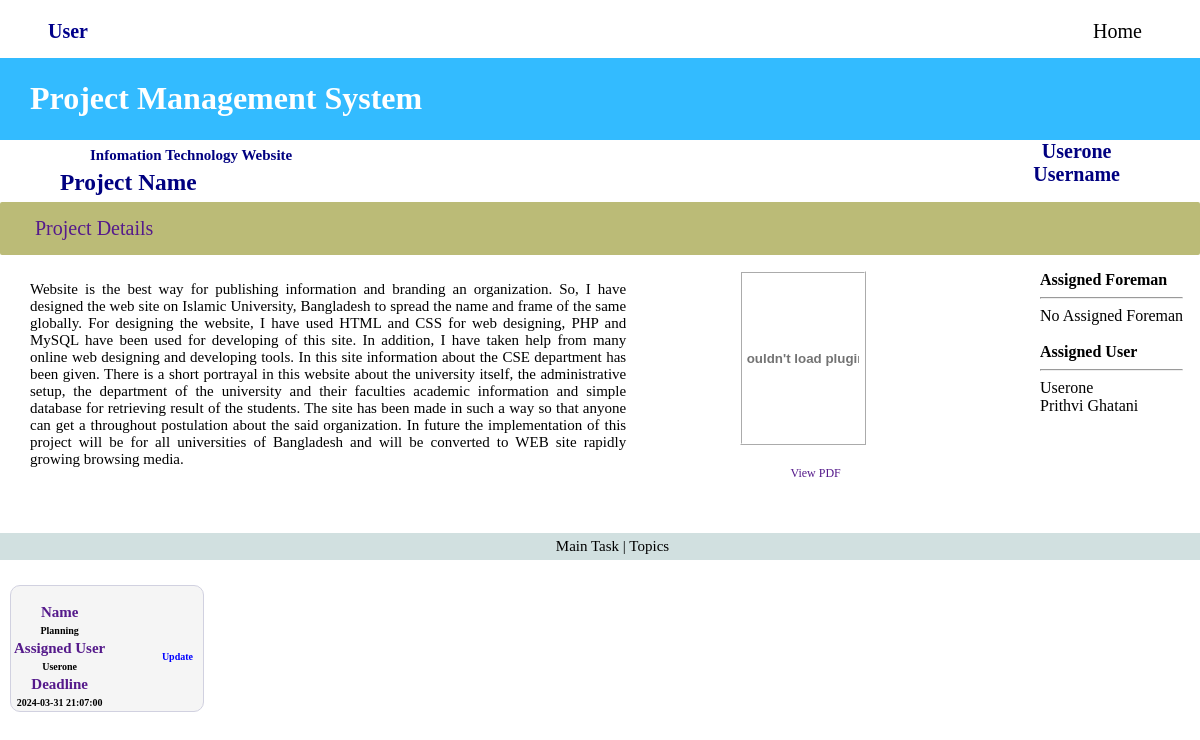
The page /project/project_details.php?id=10 (signed in) on the database as committed earlier.
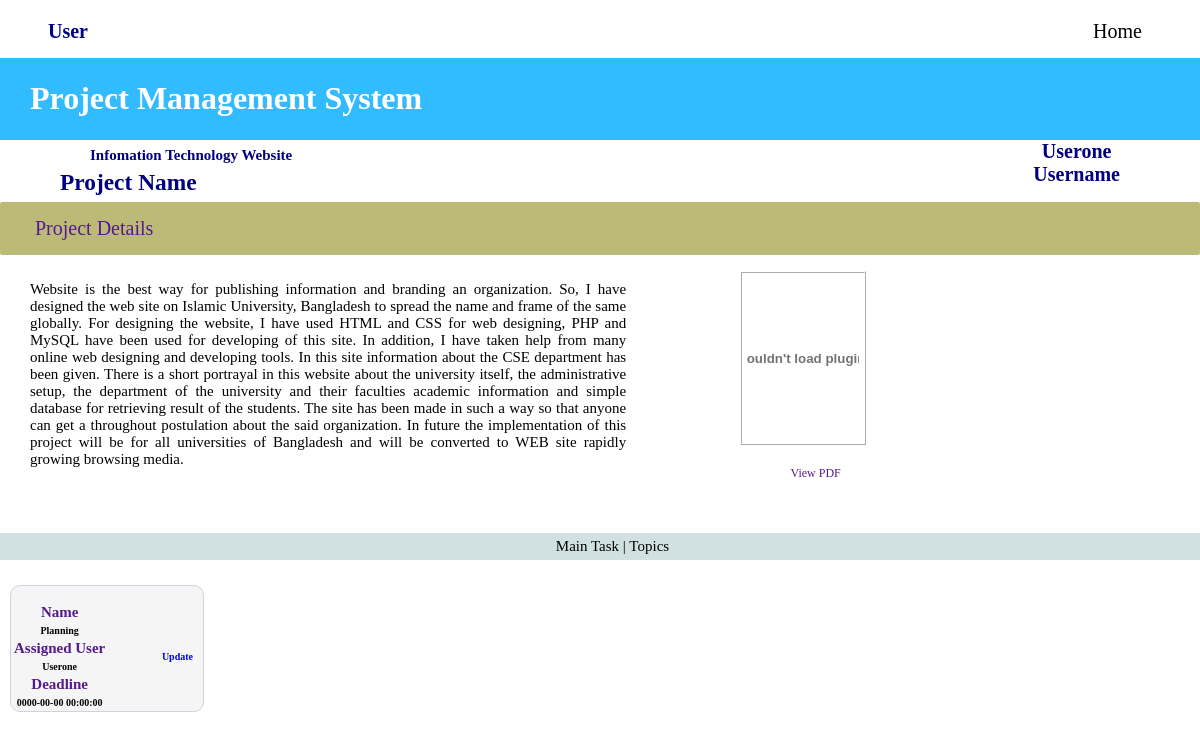
The same page on the database as committed later.
### tables this page shows
CREATE TABLE `users` (
  `id` int(11) NOT NULL,
  `fullname` varchar(255) NOT NULL,
  `email` varchar(50) DEFAULT NULL,
  `phone` int(11) DEFAULT NULL,
  `address` varchar(255) NOT NULL,
  `username` varchar(255) DEFAULT NULL,
  `password` varchar(255) DEFAULT NULL,
  `department_id` int(11) DEFAULT NULL,
  `role` varchar(20) NOT NULL,
  `created_date` timestamp NOT NULL DEFAULT current_timestamp() ON UPDATE current_timestamp()
);

CREATE TABLE `main_task` (
  `Id` int(11) NOT NULL,
  `name` varchar(255) NOT NULL,
  `project_id` int(11) DEFAULT NULL,
  `user_id` int(11) DEFAULT NULL,
  `deadline` datetime DEFAULT NULL,
  `created_date` timestamp NOT NULL DEFAULT current_timestamp() ON UPDATE current_timestamp()
);

### project/project_details.php (the view, shortened to what the changed rows need)
<?php
include '../dbconnect/dbconnect.php';
$user_admin_id=$_SESSION['Login_session'];
$userType= $_SESSION["user_type"];
$project_id = $_GET['id'];
?>
<!DOCTYPE html>
<html lang="en">
<head>
    <link rel="stylesheet" href="../css/project_details.css">
    <link rel="stylesheet" href="../css/headpname.css">
</head>
<body>
    <?php
        if($userType== "admin" || $userType== "foreman" || $userType== "user")
        {
    ?>
        <div class="main">
        <?php
            include '../interface_nav.php';
                            ?>
            <table border="0">
                    <?php
                        if (isset($_GET['id']))
                        {
                            $project_id = $_GET['id'];
                    ?>
                <div class="info_flex">
                    <div class="info_body">
                        <div class="detailed_info_left">
                        </div>
                        <div class="right">
                        </div>
                    </div>
                        <div class="assign_user">
                            <?php include "../Assignment/supervised.php"; ?>
                            <br><br>
                            <?php include "../Assignment/assigneduserview.php"; ?>
                <?php
                        }
                ?>
                </table>
            <div class="taskname">
            <?php
                include "./view_topic.php";
            ?>
            </div>
        </div>
    <?php }
    ?>
</body>
</html>

### interface_nav.php (shortened to what the changed rows need)
<div class="top_nav">
            }?><?php
            if($userType=="user")
            {?>
                <h2 class="dashboard">User</h2>
            <?php
            }?>
        </div>
        <div class="head">
            <h1>Project Management System</h1>
        </div>
        <?php
        if($userType=="admin")
        {
            $admin_id = mysqli_real_escape_string($conn, $user_admin_id);
            $admin_name_query = "SELECT * FROM admin WHERE id = '$admin_id'";
            $result_admin_name = mysqli_query($conn, $admin_name_query);
            $num_admin = mysqli_num_rows($result_admin_name);
            if ($num_admin > 0)
            {
                $admin_row = mysqli_fetch_array($result_admin_name);
                $admin_name = $admin_row['username'];
            }
            else
            {
                $db_name = "Unknown Admin";
            }
        ?>
        <div class="nav">
            <h2 class="admin_name"><?php echo $admin_name;?><br><?php echo "Username"; ?></h2>
        </div>
        <?php
        }
        elseif($userType=="user")
        {
            $user_id = mysqli_real_escape_string($conn, $user_admin_id);
            $user_name_query = "SELECT * FROM users WHERE id = '$user_id'";
            $result_user_name = mysqli_query($conn, $user_name_query);
            $num_user = mysqli_num_rows($result_user_name);
            if ($num_user > 0)
            {
                $user_row = mysqli_fetch_array($result_user_name);
                $user_name = $user_row['username'];
            }
            else
            {
                $db_name = "Unknown Admin";
            }
        ?>
            <div class="nav">
             <h2 class="foreman_name"><?php echo $user_name;?><br><?php echo "Username"; ?></h2>
            </div>
        <?php
        }?>

### Assignment/supervised.php (shortened to what the changed rows need)
<?php
if (!empty($project_id))
{
    $query_assigned_view = "SELECT * from assigned_member where project_id='$project_id'";
    $result_assigned = mysqli_query($conn, $query_assigned_view);
    $foreman_assigned = mysqli_num_rows($result_assigned);
    $supervised_name = '';
    if ($foreman_assigned > 0) {
        ?>
        <b>Assigned Foreman</b>
        <hr>
        <?php
        if (!empty($supervised_name)) {
            echo $supervised_name;
        } else {
            echo "No Assigned Foreman";
        }
    }
}
?>

### Assignment/Assigneduserview.php (shortened to what the changed rows need)
<?php
if (!empty($project_id))
{
    $query_assigned_view = "SELECT * from assigned_member where project_id='$project_id'";
    $result_assigned = mysqli_query($conn, $query_assigned_view);
    $user_assigned = mysqli_num_rows($result_assigned);
    if ($user_assigned > 0) {
        ?>
<b>Assigned User</b>
<hr>
<?php
        while ($assigned_row = mysqli_fetch_assoc($result_assigned)) {
            $assigned_user_id = $assigned_row['user_id'];
            if (!($assigned_user_id == '0')) {
                $query_user_view = "SELECT * from users where id='$assigned_user_id'";
                $result_view = mysqli_query($conn, $query_user_view);
                $num_view = mysqli_num_rows($result_view);
                if ($num_view > 0) {
                    while ($user_row = mysqli_fetch_assoc($result_view)) {
                        $users_name = $user_row['fullname'];
                        echo $users_name;
                        ?>
                        <br>
                        <?php
                    }
                } else {
                    echo "No Assigned Member yet.";
                }
            }
        }
    }
}
?>

### project/view_topic.php (shortened to what the changed rows need)
<center>
    <?php
    if($userType=="user"){
        $sql = "SELECT * FROM main_task where project_id=$project_id and user_id=$user_admin_id";
        $result_task = mysqli_query($conn, $sql);
        $num_topic = mysqli_num_rows($result_task);
        if ($num_topic > 0)
        {
            while ($row_task = mysqli_fetch_assoc($result_task))
            {
                $fetched_main_task_id = $row_task['Id'];
                $fetched_Topic_name = $row_task['name'];
                $fetched_topic_deadline = $row_task['deadline'];
                $fetched_assigned_userId = $row_task['user_id'];
                $sql_user = "SELECT * FROM users where id=$fetched_assigned_userId";
                $result_user = mysqli_query($conn, $sql_user);
                $num_user = mysqli_num_rows($result_user);
                if ($num_user > 0)
                    {
                        while ($row_user = mysqli_fetch_assoc($result_user))
                        {
                            $fetched_user_name = $row_user['fullname'];
                        }
                    }
                    echo "<a href='../task_mgmt/sub_task_list.php?main_task_id=".$fetched_main_task_id."&project_id=".$project_id."'>
                    <div class='view_topics'>";
                        echo "<div class='topic_box'>";
    ?>
                    <div class='topic_box_content'>
                        <table border=0>
                            <tr><th><?php echo "Name"; ?></th></tr>
                            <tr><td><?php echo $fetched_Topic_name; ?></td></tr>
                            <tr><th><?php echo "Assigned User"; ?></th></tr>
                            <tr><td><?php echo $fetched_user_name; ?></td></tr>
                            <tr><th><?php echo "Deadline"; ?></th></tr>
                            <tr><td><?php echo $fetched_topic_deadline; ?></td></tr>
                        </table>
                    </div>
                    <div class='topic_box_content'>
                        <a href="../task_mgmt/update_main_task.php?id=<?php echo $fetched_main_task_id?>&user_id=<?php echo $fetched_assigned_userId;?>&project_id=<?php echo $project_id;?>" class="action_UD">Update</a>
                    </div>
                    <?php
                        echo "</div>";
            }
            echo "</div>";
        }
        else
        {
            echo "No records found.";
        }
    }
    ?>
</center>

Rows that differ between the two databases and show on the page:
removed assigned_member: users (fullname "Userone")
no longer on this page (row unchanged): users: fullname "Prithvi Ghatani"
changed main_task "Planning": deadline "2024-03-31 21:07:00" → "0000-00-00 00:00:00"
Other text that changed with them:
text no longer shown: "Assigned Foreman No Assigned Foreman Assigned User"
